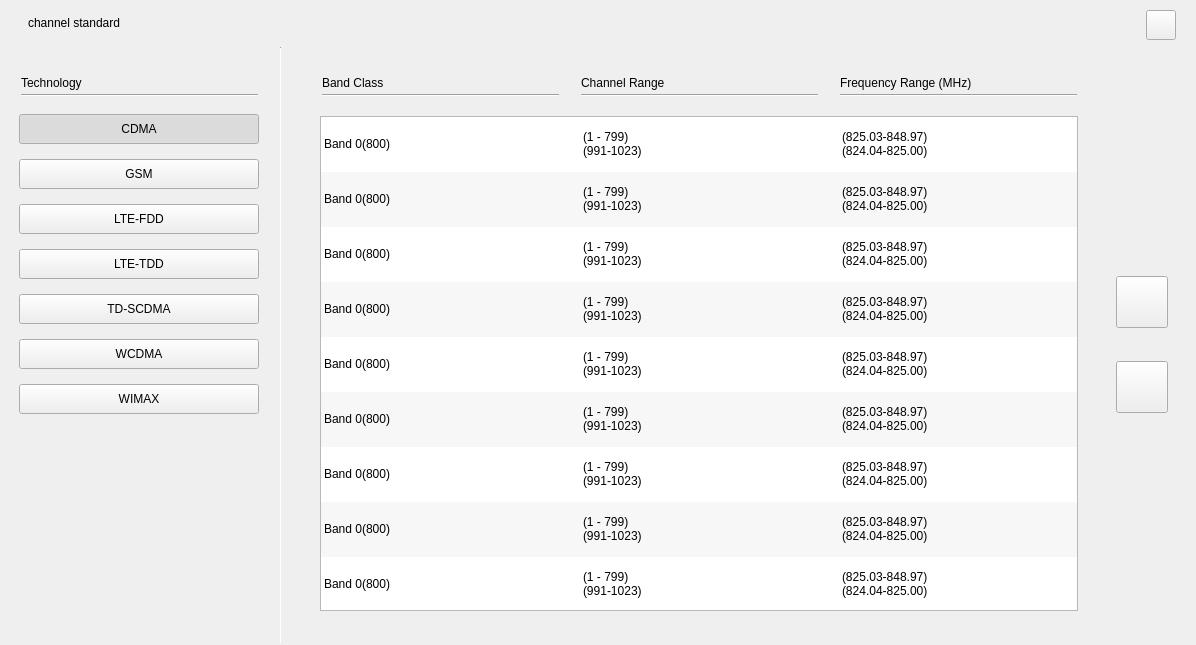
<?xml version="1.0" encoding="UTF-8"?>
<ui version="4.0">
 <class>Pm_Dialog_Ch_Std</class>
 <widget class="QWidget" name="Pm_Dialog_Ch_Std">
  <property name="geometry">
   <rect>
    <x>0</x>
    <y>0</y>
    <width>1196</width>
    <height>645</height>
   </rect>
  </property>
  <property name="windowTitle">
   <string>Form</string>
  </property>
  <property name="status" stdset="0">
   <string>outdoor</string>
  </property>
  <widget class="QWidget" name="widget_main" native="true">
   <property name="geometry">
    <rect>
     <x>0</x>
     <y>46</y>
     <width>1196</width>
     <height>599</height>
    </rect>
   </property>
   <property name="styleSheet">
    <string notr="true">/******************indoor*********************/
Pm_Dialog_Ch_Std[status = &quot;indoor&quot;]
#widget_main
{
	background-color:rgba(255,255,255,1);
}
Pm_Dialog_Ch_Std[status = &quot;indoor&quot;]
#widget_main&gt;#tableWidget
{
  background-color:rgba(255,255,255,1);
	border-style:flat;
	outline:0px;
	font:75 15px &quot;Arial&quot;;
}
Pm_Dialog_Ch_Std[status = &quot;indoor&quot;]
#widget_main&gt;QLabel
{
	color:rgba(6, 62, 97, 1);
	font:75 15px &quot;Arial&quot;;
	font-weight:bold;
}
Pm_Dialog_Ch_Std[status = &quot;indoor&quot;]
#widget_main&gt;#pb_up
{
	background:transparent;
	background-image: url(:/pm/image/btn_up_normal.png);
}
Pm_Dialog_Ch_Std[status = &quot;indoor&quot;]
#widget_main&gt;#pb_up:pressed
{
	background-image: url(:/pm/image/btn_up_click.png);
}
Pm_Dialog_Ch_Std[status = &quot;indoor&quot;]
#widget_main&gt;#pb_down
{
	background:transparent;
	background-image: url(:/pm/image/btn_down_normal.png);
}
Pm_Dialog_Ch_Std[status = &quot;indoor&quot;]
#widget_main&gt;#pb_down:pressed
{
	background-image: url(:/pm/image/btn_down_click.png);
}
Pm_Dialog_Ch_Std[status = &quot;indoor&quot;]
#widget_main&gt;#line,
Pm_Dialog_Ch_Std[status = &quot;indoor&quot;]
#widget_main&gt;#line_2,
Pm_Dialog_Ch_Std[status = &quot;indoor&quot;]
#widget_main&gt;#line_3,
Pm_Dialog_Ch_Std[status = &quot;indoor&quot;]
#widget_main&gt;#line_4
{
	background-color:rgba(6,62,97,1);
}
Pm_Dialog_Ch_Std[status = &quot;indoor&quot;]
#widget_main&gt;#line_5
{
	background-color:rgba(181, 181, 181, 1);
}
/*#widget_main&gt;#tableWidget
{
	border-style:flat;
	outline:0px;
	font:75 15px &quot;Arial&quot;;
}
*/
Pm_Dialog_Ch_Std[status = &quot;indoor&quot;]
#widget_main&gt;#tableWidget::item:selected
{
	border-style:flat;
	font-weight:bold;
	background-image: url(:/sa/image/box_click.png);
}
Pm_Dialog_Ch_Std[status = &quot;indoor&quot;]
#widget_main&gt;QPushButton:checked
{
	background-color:rgba(255, 181, 0, 1)
}
Pm_Dialog_Ch_Std[status = &quot;indoor&quot;]
#widget_main&gt;QPushButton
{
	border-style:flat;
	text-align:left;
	padding-left:10px;
}

/******************outdoor******************/
Pm_Dialog_Ch_Std[status = &quot;outdoor&quot;]
#widget_main
{
	background-color:rgba(255,255,255,1);
}
Pm_Dialog_Ch_Std[status = &quot;outdoor&quot;]
#widget_main&gt;#tableWidget
{
  background-color:rgba(255,255,255,1);
	border-style:flat;
	outline:0px;
	font:75 15px &quot;Arial&quot;;
}
Pm_Dialog_Ch_Std[status = &quot;outdoor&quot;]
#widget_main&gt;QLabel
{
	color:rgba(6, 62, 97, 1);
	font:75 15px &quot;Arial&quot;;
	font-weight:bold;
}
Pm_Dialog_Ch_Std[status = &quot;outdoor&quot;]
#widget_main&gt;#pb_up
{
	background:transparent;
	background-image: url(:/pm/image/btn_up_normal.png);
}
Pm_Dialog_Ch_Std[status = &quot;outdoor&quot;]
#widget_main&gt;#pb_up:pressed
{
	background-image: url(:/pm/image/btn_up_click.png);
}
Pm_Dialog_Ch_Std[status = &quot;outdoor&quot;]
#widget_main&gt;#pb_down
{
	background:transparent;
	background-image: url(:/pm/image/btn_down_normal.png);
}
Pm_Dialog_Ch_Std[status = &quot;outdoor&quot;]
#widget_main&gt;#pb_down:pressed
{
	background-image: url(:/pm/image/btn_down_click.png);
}
Pm_Dialog_Ch_Std[status = &quot;outdoor&quot;]
#widget_main&gt;#line,
Pm_Dialog_Ch_Std[status = &quot;outdoor&quot;]
#widget_main&gt;#line_2,
Pm_Dialog_Ch_Std[status = &quot;outdoor&quot;]
#widget_main&gt;#line_3,
Pm_Dialog_Ch_Std[status = &quot;outdoor&quot;]
#widget_main&gt;#line_4
{
	background-color:rgba(6,62,97,1);
}
Pm_Dialog_Ch_Std[status = &quot;outdoor&quot;]
#widget_main&gt;#line_5
{
	background-color:rgba(181, 181, 181, 1);
}
/*#widget_main&gt;#tableWidget
{
	border-style:flat;
	outline:0px;
	font:75 15px &quot;Arial&quot;;
}
*/
Pm_Dialog_Ch_Std[status = &quot;outdoor&quot;]
#widget_main&gt;#tableWidget::item:selected
{
	border-style:flat;
	font-weight:bold;
	background-image: url(:/sa/image/box_click.png);
}
Pm_Dialog_Ch_Std[status = &quot;outdoor&quot;]
#widget_main&gt;QPushButton:checked
{
	background-color:rgba(255, 181, 0, 1)
}
Pm_Dialog_Ch_Std[status = &quot;outdoor&quot;]
#widget_main&gt;QPushButton
{
	border-style:flat;
	text-align:left;
	padding-left:10px;
}
/************night*******************/
Pm_Dialog_Ch_Std[status = &quot;night&quot;]
#widget_main
{
	background-color:rgba(0,0,0,1);
}
Pm_Dialog_Ch_Std[status = &quot;night&quot;]
#widget_main&gt;#tableWidget
{
	background-color: rgb(0, 0, 0);
	alternate-background-color: rgba(24,23,20,1);
	color: rgba(176,153,117,1);
	border-style:flat;
	outline:0px;
	font:75 15px &quot;Arial&quot;;
}
Pm_Dialog_Ch_Std[status = &quot;night&quot;]
#widget_main&gt;QLabel
{
	color:rgba(7,97,116,1);
	font:75 15px &quot;Arial&quot;;
	font-weight:bold;
}
Pm_Dialog_Ch_Std[status = &quot;night&quot;]
#widget_main&gt;#pb_up
{
  background:transparent;
	background-image: url(:/pm/image/night/btn_up_normal.png);
}
Pm_Dialog_Ch_Std[status = &quot;night&quot;]
#widget_main&gt;#pb_up:pressed
{
	background-image: url(:/pm/image/night/btn_up_click.png);
}
Pm_Dialog_Ch_Std[status = &quot;night&quot;]
#widget_main&gt;#pb_down
{
background:transparent;
	background-image: url(:/pm/image/night/btn_down_normal.png);
}
Pm_Dialog_Ch_Std[status = &quot;night&quot;]
#widget_main&gt;#pb_down:pressed
{
	background-image: url(:/pm/image/night/btn_down_click.png);
}
Pm_Dialog_Ch_Std[status = &quot;night&quot;]
#widget_main&gt;#line,
Pm_Dialog_Ch_Std[status = &quot;night&quot;]
#widget_main&gt;#line_2,
Pm_Dialog_Ch_Std[status = &quot;night&quot;]
#widget_main&gt;#line_3,
Pm_Dialog_Ch_Std[status = &quot;night&quot;]
#widget_main&gt;#line_4
{
	background-color:rgba(6,62,97,1);
}
Pm_Dialog_Ch_Std[status = &quot;night&quot;]
#widget_main&gt;#line_5
{
	background-color:rgba(7,97,116,1);
}
/*#widget_main&gt;#tableWidget
{
	border-style:flat;
	outline:0px;
	font:75 15px &quot;Arial&quot;;
}
*/
Pm_Dialog_Ch_Std[status = &quot;night&quot;]
#widget_main&gt;#tableWidget::item:selected
{
	color: rgba(0,0,0,1);
	border-style:flat;
	font-weight:bold;
	background-image: url(:/pm/image/night/box_click.png);
}
Pm_Dialog_Ch_Std[status = &quot;night&quot;]
#widget_main&gt;QPushButton:checked
{
	color:rgba(0,0,0,1);
	background-color:rgba(255, 156, 0, 1);
}
Pm_Dialog_Ch_Std[status = &quot;night&quot;]
#widget_main&gt;QPushButton
{
	color:rgba(176,153,117,1);
	background-color:rgba(24,23,20,1);
	border-style:flat;
	text-align:left;
	padding-left:10px;
}
</string>
   </property>
   <property name="status" stdset="0">
    <string>outdoor</string>
   </property>
   <widget class="QPushButton" name="pb_CDMA">
    <property name="geometry">
     <rect>
      <x>19</x>
      <y>68</y>
      <width>240</width>
      <height>30</height>
     </rect>
    </property>
    <property name="text">
     <string>CDMA</string>
    </property>
    <property name="checkable">
     <bool>true</bool>
    </property>
    <property name="checked">
     <bool>true</bool>
    </property>
   </widget>
   <widget class="QPushButton" name="pb_GSM">
    <property name="geometry">
     <rect>
      <x>19</x>
      <y>113</y>
      <width>240</width>
      <height>30</height>
     </rect>
    </property>
    <property name="text">
     <string>GSM</string>
    </property>
    <property name="checkable">
     <bool>true</bool>
    </property>
   </widget>
   <widget class="QPushButton" name="pb_LTEFDD">
    <property name="geometry">
     <rect>
      <x>19</x>
      <y>158</y>
      <width>240</width>
      <height>30</height>
     </rect>
    </property>
    <property name="text">
     <string>LTE-FDD</string>
    </property>
    <property name="checkable">
     <bool>true</bool>
    </property>
   </widget>
   <widget class="QPushButton" name="pb_LTETDD">
    <property name="geometry">
     <rect>
      <x>19</x>
      <y>203</y>
      <width>240</width>
      <height>30</height>
     </rect>
    </property>
    <property name="text">
     <string>LTE-TDD</string>
    </property>
    <property name="checkable">
     <bool>true</bool>
    </property>
   </widget>
   <widget class="QPushButton" name="pb_TD">
    <property name="geometry">
     <rect>
      <x>19</x>
      <y>248</y>
      <width>240</width>
      <height>30</height>
     </rect>
    </property>
    <property name="text">
     <string>TD-SCDMA</string>
    </property>
    <property name="checkable">
     <bool>true</bool>
    </property>
   </widget>
   <widget class="QPushButton" name="pb_WCDMA">
    <property name="geometry">
     <rect>
      <x>19</x>
      <y>293</y>
      <width>240</width>
      <height>30</height>
     </rect>
    </property>
    <property name="text">
     <string>WCDMA</string>
    </property>
    <property name="checkable">
     <bool>true</bool>
    </property>
   </widget>
   <widget class="QPushButton" name="pb_WIMAX">
    <property name="geometry">
     <rect>
      <x>19</x>
      <y>338</y>
      <width>240</width>
      <height>30</height>
     </rect>
    </property>
    <property name="text">
     <string>WIMAX</string>
    </property>
    <property name="checkable">
     <bool>true</bool>
    </property>
   </widget>
   <widget class="QLabel" name="label_2">
    <property name="geometry">
     <rect>
      <x>21</x>
      <y>28</y>
      <width>90</width>
      <height>17</height>
     </rect>
    </property>
    <property name="text">
     <string>Technology</string>
    </property>
   </widget>
   <widget class="QTableWidget" name="tableWidget">
    <property name="geometry">
     <rect>
      <x>320</x>
      <y>70</y>
      <width>758</width>
      <height>495</height>
     </rect>
    </property>
    <property name="layoutDirection">
     <enum>Qt::LeftToRight</enum>
    </property>
    <property name="styleSheet">
     <string notr="true"/>
    </property>
    <property name="frameShape">
     <enum>QFrame::StyledPanel</enum>
    </property>
    <property name="verticalScrollBarPolicy">
     <enum>Qt::ScrollBarAlwaysOff</enum>
    </property>
    <property name="horizontalScrollBarPolicy">
     <enum>Qt::ScrollBarAlwaysOff</enum>
    </property>
    <property name="alternatingRowColors">
     <bool>true</bool>
    </property>
    <property name="textElideMode">
     <enum>Qt::ElideRight</enum>
    </property>
    <property name="showGrid">
     <bool>false</bool>
    </property>
    <property name="wordWrap">
     <bool>true</bool>
    </property>
    <property name="rowCount">
     <number>9</number>
    </property>
    <property name="columnCount">
     <number>3</number>
    </property>
    <attribute name="horizontalHeaderVisible">
     <bool>false</bool>
    </attribute>
    <attribute name="horizontalHeaderDefaultSectionSize">
     <number>259</number>
    </attribute>
    <attribute name="horizontalHeaderHighlightSections">
     <bool>false</bool>
    </attribute>
    <attribute name="horizontalHeaderStretchLastSection">
     <bool>true</bool>
    </attribute>
    <attribute name="verticalHeaderVisible">
     <bool>false</bool>
    </attribute>
    <attribute name="verticalHeaderDefaultSectionSize">
     <number>55</number>
    </attribute>
    <attribute name="verticalHeaderHighlightSections">
     <bool>false</bool>
    </attribute>
    <attribute name="verticalHeaderStretchLastSection">
     <bool>false</bool>
    </attribute>
    <row>
     <property name="text">
      <string>新建行</string>
     </property>
    </row>
    <row/>
    <row/>
    <row/>
    <row/>
    <row/>
    <row/>
    <row/>
    <row/>
    <column>
     <property name="text">
      <string>新建列</string>
     </property>
    </column>
    <column/>
    <column/>
    <item row="0" column="0">
     <property name="text">
      <string>Band 0(800)</string>
     </property>
    </item>
    <item row="0" column="1">
     <property name="text">
      <string>(1 - 799)
(991-1023)</string>
     </property>
    </item>
    <item row="0" column="2">
     <property name="text">
      <string>(825.03-848.97)
(824.04-825.00)</string>
     </property>
    </item>
    <item row="1" column="0">
     <property name="text">
      <string>Band 0(800)</string>
     </property>
    </item>
    <item row="1" column="1">
     <property name="text">
      <string>(1 - 799)
(991-1023)</string>
     </property>
    </item>
    <item row="1" column="2">
     <property name="text">
      <string>(825.03-848.97)
(824.04-825.00)</string>
     </property>
    </item>
    <item row="2" column="0">
     <property name="text">
      <string>Band 0(800)</string>
     </property>
    </item>
    <item row="2" column="1">
     <property name="text">
      <string>(1 - 799)
(991-1023)</string>
     </property>
    </item>
    <item row="2" column="2">
     <property name="text">
      <string>(825.03-848.97)
(824.04-825.00)</string>
     </property>
    </item>
    <item row="3" column="0">
     <property name="text">
      <string>Band 0(800)</string>
     </property>
    </item>
    <item row="3" column="1">
     <property name="text">
      <string>(1 - 799)
(991-1023)</string>
     </property>
    </item>
    <item row="3" column="2">
     <property name="text">
      <string>(825.03-848.97)
(824.04-825.00)</string>
     </property>
    </item>
    <item row="4" column="0">
     <property name="text">
      <string>Band 0(800)</string>
     </property>
    </item>
    <item row="4" column="1">
     <property name="text">
      <string>(1 - 799)
(991-1023)</string>
     </property>
    </item>
    <item row="4" column="2">
     <property name="text">
      <string>(825.03-848.97)
(824.04-825.00)</string>
     </property>
    </item>
    <item row="5" column="0">
     <property name="text">
      <string>Band 0(800)</string>
     </property>
    </item>
    <item row="5" column="1">
     <property name="text">
      <string>(1 - 799)
(991-1023)</string>
     </property>
    </item>
    <item row="5" column="2">
     <property name="text">
      <string>(825.03-848.97)
(824.04-825.00)</string>
     </property>
    </item>
    <item row="6" column="0">
     <property name="text">
      <string>Band 0(800)</string>
     </property>
    </item>
    <item row="6" column="1">
     <property name="text">
      <string>(1 - 799)
(991-1023)</string>
     </property>
    </item>
    <item row="6" column="2">
     <property name="text">
      <string>(825.03-848.97)
(824.04-825.00)</string>
     </property>
    </item>
    <item row="7" column="0">
     <property name="text">
      <string>Band 0(800)</string>
     </property>
    </item>
    <item row="7" column="1">
     <property name="text">
      <string>(1 - 799)
(991-1023)</string>
     </property>
    </item>
    <item row="7" column="2">
     <property name="text">
      <string>(825.03-848.97)
(824.04-825.00)</string>
     </property>
    </item>
    <item row="8" column="0">
     <property name="text">
      <string>Band 0(800)</string>
     </property>
    </item>
    <item row="8" column="1">
     <property name="text">
      <string>(1 - 799)
(991-1023)</string>
     </property>
    </item>
    <item row="8" column="2">
     <property name="text">
      <string>(825.03-848.97)
(824.04-825.00)</string>
     </property>
    </item>
   </widget>
   <widget class="QPushButton" name="pb_up">
    <property name="geometry">
     <rect>
      <x>1116</x>
      <y>230</y>
      <width>52</width>
      <height>52</height>
     </rect>
    </property>
    <property name="text">
     <string/>
    </property>
   </widget>
   <widget class="QPushButton" name="pb_down">
    <property name="geometry">
     <rect>
      <x>1116</x>
      <y>315</y>
      <width>52</width>
      <height>52</height>
     </rect>
    </property>
    <property name="text">
     <string/>
    </property>
   </widget>
   <widget class="QLabel" name="label_3">
    <property name="geometry">
     <rect>
      <x>322</x>
      <y>28</y>
      <width>88</width>
      <height>17</height>
     </rect>
    </property>
    <property name="text">
     <string>Band Class</string>
    </property>
   </widget>
   <widget class="QLabel" name="label_4">
    <property name="geometry">
     <rect>
      <x>581</x>
      <y>28</y>
      <width>118</width>
      <height>17</height>
     </rect>
    </property>
    <property name="text">
     <string>Channel Range</string>
    </property>
   </widget>
   <widget class="QLabel" name="label_5">
    <property name="geometry">
     <rect>
      <x>840</x>
      <y>28</y>
      <width>179</width>
      <height>17</height>
     </rect>
    </property>
    <property name="text">
     <string>Frequency Range (MHz)</string>
    </property>
   </widget>
   <widget class="Line" name="line">
    <property name="geometry">
     <rect>
      <x>21</x>
      <y>48</y>
      <width>237</width>
      <height>2</height>
     </rect>
    </property>
    <property name="orientation">
     <enum>Qt::Horizontal</enum>
    </property>
   </widget>
   <widget class="Line" name="line_2">
    <property name="geometry">
     <rect>
      <x>322</x>
      <y>48</y>
      <width>237</width>
      <height>2</height>
     </rect>
    </property>
    <property name="orientation">
     <enum>Qt::Horizontal</enum>
    </property>
   </widget>
   <widget class="Line" name="line_3">
    <property name="geometry">
     <rect>
      <x>581</x>
      <y>48</y>
      <width>237</width>
      <height>2</height>
     </rect>
    </property>
    <property name="orientation">
     <enum>Qt::Horizontal</enum>
    </property>
   </widget>
   <widget class="Line" name="line_4">
    <property name="geometry">
     <rect>
      <x>840</x>
      <y>48</y>
      <width>237</width>
      <height>2</height>
     </rect>
    </property>
    <property name="orientation">
     <enum>Qt::Horizontal</enum>
    </property>
   </widget>
   <widget class="Line" name="line_5">
    <property name="geometry">
     <rect>
      <x>280</x>
      <y>1</y>
      <width>1</width>
      <height>597</height>
     </rect>
    </property>
    <property name="orientation">
     <enum>Qt::Vertical</enum>
    </property>
   </widget>
   <widget class="QPushButton" name="pb_ok">
    <property name="geometry">
     <rect>
      <x>1073</x>
      <y>566</y>
      <width>80</width>
      <height>30</height>
     </rect>
    </property>
    <property name="font">
     <font>
      <family>Arial</family>
      <pointsize>13</pointsize>
     </font>
    </property>
    <property name="layoutDirection">
     <enum>Qt::LeftToRight</enum>
    </property>
    <property name="styleSheet">
     <string notr="true">QPushButton
{
	background-image: url(:/pm/image/btn_ok_w80_nor.png);
}
QPushButton:pressed
{	
	background-image: url(:/pm/image/btn_ok_w80_click.png);
}
QPushButton { border-style: flat;}</string>
    </property>
    <property name="text">
     <string/>
    </property>
    <property name="flat">
     <bool>true</bool>
    </property>
   </widget>
   <widget class="QPushButton" name="pb_close">
    <property name="geometry">
     <rect>
      <x>990</x>
      <y>566</y>
      <width>80</width>
      <height>30</height>
     </rect>
    </property>
    <property name="font">
     <font>
      <family>Arial</family>
      <pointsize>13</pointsize>
     </font>
    </property>
    <property name="styleSheet">
     <string notr="true">QPushButton
{
	background-image: url(:/pm/image/btn_cancel_w80_nor.png);
}
QPushButton:pressed
{	
	background-image: url(:/pm/image/btn_cancel_w80_click.png);
}
QPushButton { border-style: flat;}</string>
    </property>
    <property name="text">
     <string/>
    </property>
    <property name="flat">
     <bool>true</bool>
    </property>
   </widget>
   <zorder>pb_CDMA</zorder>
   <zorder>pb_GSM</zorder>
   <zorder>pb_LTEFDD</zorder>
   <zorder>pb_LTETDD</zorder>
   <zorder>pb_TD</zorder>
   <zorder>pb_WCDMA</zorder>
   <zorder>pb_WIMAX</zorder>
   <zorder>label_2</zorder>
   <zorder>tableWidget</zorder>
   <zorder>pb_down</zorder>
   <zorder>label_3</zorder>
   <zorder>label_4</zorder>
   <zorder>label_5</zorder>
   <zorder>line</zorder>
   <zorder>line_2</zorder>
   <zorder>line_3</zorder>
   <zorder>line_4</zorder>
   <zorder>line_5</zorder>
   <zorder>pb_up</zorder>
   <zorder>pb_ok</zorder>
   <zorder>pb_close</zorder>
  </widget>
  <widget class="QWidget" name="widget_title" native="true">
   <property name="geometry">
    <rect>
     <x>0</x>
     <y>0</y>
     <width>1196</width>
     <height>46</height>
    </rect>
   </property>
   <property name="styleSheet">
    <string notr="true">#Pm_Dialog_Ch_Std[status = &quot;indoor&quot;]
#widget_title
{
	background-color:rgba(201,201,201,1);
	border-bottom:1px solid rgba(0,0,0,1);
}
#Pm_Dialog_Ch_Std[status = &quot;indoor&quot;]
#widget_title&gt;#pb_cancel
{
	border-style:flat;
	background-image: url(:/pm/image/btn_close_w30_normal.png);
}
#Pm_Dialog_Ch_Std[status = &quot;indoor&quot;]
#widget_title&gt;#pb_cancel:pressed
{
	background-image: url(:/pm/image/btn_close_w30_click.png);
}
#Pm_Dialog_Ch_Std[status = &quot;indoor&quot;]
#widget_title&gt;#lblTitle
{
	font:75 20px &quot;Arial&quot;;
	font-weight:bold;
}

#Pm_Dialog_Ch_Std[status = &quot;outdoor&quot;]
#widget_title
{
	background-color:rgba(201,201,201,1);
	border-bottom:1px solid rgba(0,0,0,1);
}
#Pm_Dialog_Ch_Std[status = &quot;outdoor&quot;]
#widget_title&gt;#pb_cancel
{
	border-style:flat;
	background-image: url(:/pm/image/btn_close_w30_normal.png);
}
#Pm_Dialog_Ch_Std[status = &quot;outdoor&quot;]
#widget_title&gt;#pb_cancel:pressed
{
	background-image: url(:/pm/image/btn_close_w30_click.png);
}
#Pm_Dialog_Ch_Std[status = &quot;outdoor&quot;]
#widget_title&gt;#lblTitle
{
	font:75 20px &quot;Arial&quot;;
	font-weight:bold;
}

#Pm_Dialog_Ch_Std[status = &quot;night&quot;]
#widget_title
{
	background-color: rgb(197,172,131);
	border-bottom:1px solid rgba(0,0,0,1);
}
#Pm_Dialog_Ch_Std[status = &quot;night&quot;]
#widget_title&gt;#pb_cancel
{
	border-style:flat;
	background-image: url(:/pm/image/night/btn_close_normal.png);
}
#Pm_Dialog_Ch_Std[status = &quot;night&quot;]
#widget_title&gt;#pb_cancel:pressed
{
	background-image: url(:/pm/image/night/btn_close_click.png);
}
#Pm_Dialog_Ch_Std[status = &quot;night&quot;]
#widget_title&gt;#lblTitle
{
	color:rgb(0,0,0);
	font:75 20px &quot;Arial&quot;;
	font-weight:bold;
}</string>
   </property>
   <widget class="QLabel" name="lblTitle">
    <property name="geometry">
     <rect>
      <x>28</x>
      <y>12</y>
      <width>228</width>
      <height>22</height>
     </rect>
    </property>
    <property name="text">
     <string>channel standard</string>
    </property>
   </widget>
   <widget class="QPushButton" name="pb_cancel">
    <property name="geometry">
     <rect>
      <x>1146</x>
      <y>10</y>
      <width>30</width>
      <height>30</height>
     </rect>
    </property>
    <property name="text">
     <string/>
    </property>
   </widget>
  </widget>
 </widget>
 <resources/>
 <connections/>
</ui>
